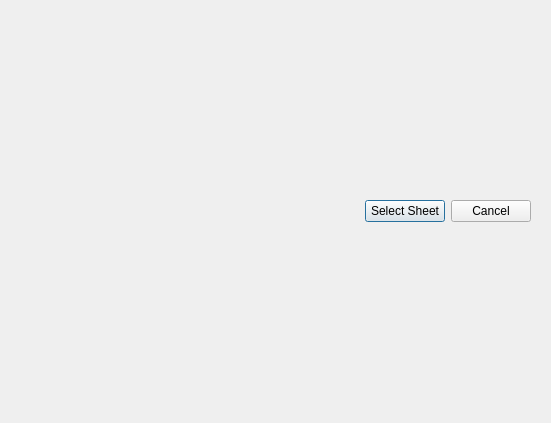
<?xml version="1.0" encoding="UTF-8"?>
<ui version="4.0">
 <class>UIRStatsImportWorksheet</class>
 <widget class="QDialog" name="UIRStatsImportWorksheet">
  <property name="geometry">
   <rect>
    <x>0</x>
    <y>0</y>
    <width>551</width>
    <height>423</height>
   </rect>
  </property>
  <property name="windowTitle">
   <string>UIRStatsImportWorksheet</string>
  </property>
  <layout class="QVBoxLayout" name="verticalLayout_2">
   <item>
    <layout class="QVBoxLayout" name="m_lytTable"/>
   </item>
   <item>
    <widget class="QFrame" name="m_frmCommand">
     <property name="sizePolicy">
      <sizepolicy hsizetype="Preferred" vsizetype="Fixed">
       <horstretch>0</horstretch>
       <verstretch>0</verstretch>
      </sizepolicy>
     </property>
     <layout class="QHBoxLayout" name="horizontalLayout">
      <item>
       <spacer name="horizontalSpacer">
        <property name="orientation">
         <enum>Qt::Horizontal</enum>
        </property>
        <property name="sizeHint" stdset="0">
         <size>
          <width>40</width>
          <height>20</height>
         </size>
        </property>
       </spacer>
      </item>
      <item>
       <widget class="QPushButton" name="m_btnOk">
        <property name="text">
         <string>Select Sheet</string>
        </property>
       </widget>
      </item>
      <item>
       <widget class="QPushButton" name="m_btnCancel">
        <property name="text">
         <string>Cancel</string>
        </property>
       </widget>
      </item>
     </layout>
    </widget>
   </item>
  </layout>
 </widget>
 <resources/>
 <connections/>
</ui>
